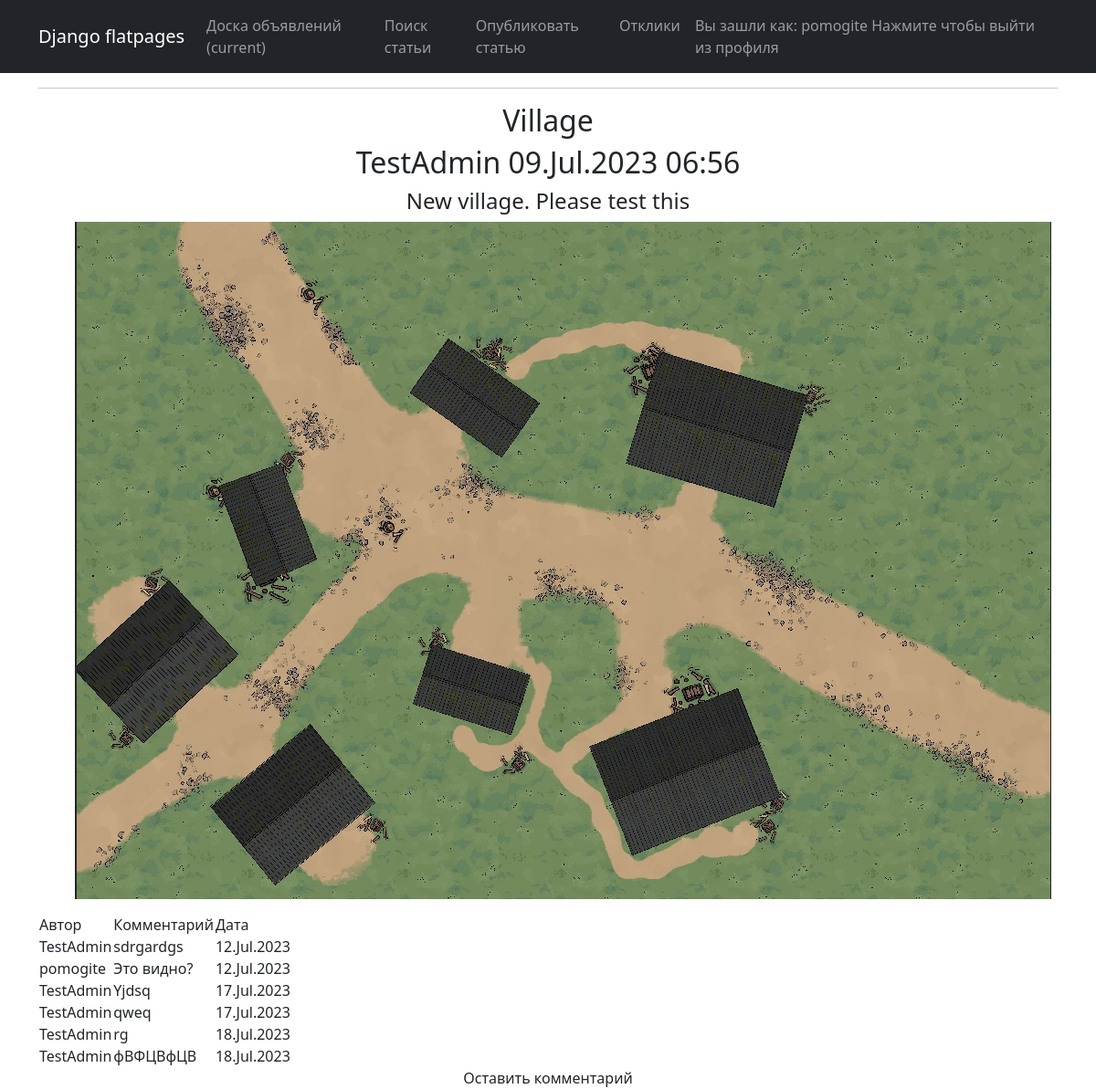
The page /board/2/ (signed in) on the database its author committed.
### news/models.py (models this page shows, shortened)
class Post(models.Model):
    author = models.ForeignKey(User, on_delete=models.CASCADE)
    dateCreation = models.DateTimeField(auto_now_add=True)
    postCategory = models.ManyToManyField(Category) # through='PostCategory')
    title = models.CharField(max_length=128, unique=True)
    text = models.TextField()
    upload = models.FileField(upload_to='uploads/', default=None, null=True, blank=True)

class Response(models.Model):
    resp_author = models.ForeignKey(User, on_delete=models.CASCADE)
    resp_text = models.TextField()
    resp_dateCreation = models.DateTimeField(auto_now_add=True)
    resp_post = models.ForeignKey(Post, on_delete=models.CASCADE) #связь с статьей
    status = models.BooleanField(default=False) #для статуса заявки

### news/views.py (the view)
# urls.py: path('<int:pk>/', PostDetail.as_view(), name='post_detail'),
class PostDetail(LoginRequiredMixin, DetailView):
    model = Post
    template_name = 'post.html'
    context_object_name = 'post'

### templates/post.html (shortened to what this page needs)
<head>
    <title>{% extends 'flatpages/default.html' %}</title>
{% load castom_tags %}
    {% block content %}
    <hr>
        {% if post %}
            <h2>
                {{ post.title}}
            </h2>
            <tr>
                <h2>
                    <td>{{ post.author.username }}</td>
                    <td>{{ post.dateCreation|date:"d.M.Y H:i" }}</td>
                </h2>
            <tr>
            <h4><td>{{ post.text }}</td></h4>
            {% if post.upload %}
                <ul>
                <img src="{{ MEDIA_URL }}{{ post.upload.url }}"/>
                </ul>
            {% endif %}
            {% if post.response_set.all %}
                <table>
                    <tr> <!— Добавляем строку —>
                    <td>Автор</td>
                    <td>Комментарий</td>
                    <td>Дата</td>
                    {% for response in post.response_set.all %}
                        {% if response.status is True %}
                            <tr>
                                <td>{{ response.resp_author }}</td>
                                <td>{{ response.resp_text}}</td>
                                <td>{{ response.resp_dateCreation|date:"d.M.Y" }}</td>
                            </tr>
                        {% endif %}
                    {% endfor %}
                    </tr> <!— Не забываем закрыть HTML-тег строки —>
                </table>
            {% else %}
                <h3>Комментариев нет!</h3>
            {% endif %}
        {% else %}
            <h2>Объявление еще готовится!</h2>
        {% endif %}
    <tr>
        <td style="text-align: left;"> <a class="nav-link" href="/board/{{post.id}}/response/">Оставить комментарий </a>
    </tr>
    {% endblock content %}

### templates/flatpages/default.html (shortened to what this page needs)
{% load static %}
        <link href="{% static 'css/styles.css' %}" rel="stylesheet" />
    </head>
    <body>
        <nav class="navbar navbar-expand-lg navbar-dark bg-dark static-top">
            <div class="container">
                <a class="navbar-brand" href="#">Django flatpages</a>
               <div class="collapse navbar-collapse" id="navbarResponsive">
                   <ul class="navbar-nav ml-auto">
                       <li class="nav-item active">
                           <a class="nav-link" href="/board/">Доска объявлений
                               <span class="sr-only">(current)</span>
                           </a>
                       </li>
                       <li class="nav-item active">
                           <a class="nav-link" href="/board/search/">Поиск статьи</a>
                       </li>
                       <li class="nav-item active">
                           <a class="nav-link" href="/board/create/">Опубликовать статью</a>
                       </li>
                       <li class="nav-item active">
                           <a class="nav-link" href="/board/responses/">Отклики</a>
                       </li>
                       <li class="nav-item">
                               <a class="nav-link" href="/accounts/logout/">Вы зашли как: {{ request.user }} Нажмите чтобы выйти из профиля</a>
                       </li>
                   </ul>
               </div>
           </div>
        </nav>
      <div class="container">
           <div class="row">
               <div class="col-lg-12 text-center">
                   {% block content %}{% endblock content %}
               </div>
           </div>
        </div>
    </body>
</html>

### rows shown on the page
Post: title "Village", author.username "TestAdmin", dateCreation "09.Jul.2023 06:56", text "New village. Please test this", upload (picture)
Response: resp_author "TestAdmin", resp_text "sdrgardgs", resp_dateCreation "12.Jul.2023"
Response: resp_author "pomogite", resp_text "Это видно?", resp_dateCreation "12.Jul.2023"
Response: resp_author "TestAdmin", resp_text "Yjdsq", resp_dateCreation "17.Jul.2023"
Response: resp_author "TestAdmin", resp_text "qweq", resp_dateCreation "17.Jul.2023"
Response: resp_author "TestAdmin", resp_text "rg", resp_dateCreation "18.Jul.2023"
Response: resp_author "TestAdmin", resp_text "фВФЦВфЦВ", resp_dateCreation "18.Jul.2023"

### other values the page prints
{{ request.user }} "pomogite"
